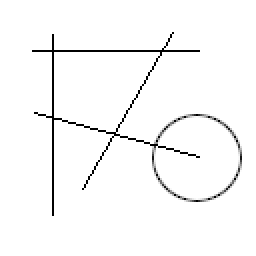
#> input picture images/hw1/test_04.png, 128 x 128 px (shown 2 times larger); its folder holds only this picture in this run
$ python hw1.py   (older library calls are emulated)
#> lines starting #> are read from the running program, lines starting #| are printed output that depends on the picture; after the words box and inside, x2 and y2 are one past the last pixel; in counts of white or black regions, pixels touching at a corner belong together
#> further down, img is the input picture: shape (128, 128); min 0, max 255, mean 248
import math
import glob

import cv2
import numpy as np

import matplotlib.pyplot as plt
from mpl_toolkits.axes_grid1 import make_axes_locatable
from scipy.signal import convolve2d


HOUGH_SPACE_SIZE = 512
LINE_MIN_LENGTH = 64
NON_MAX_SUPPRESSION_DIST = 5

# TODO: pick the required threshold
LINE_EDGE_THRESHOLD = 250


def imshow_with_colorbar(index, img):
    plt.figure(index)
    ax = plt.subplot(111)
    im = ax.imshow(img)
    divider = make_axes_locatable(ax)
    cax = divider.append_axes("right", size="5%", pad=0.05)
    plt.colorbar(im, cax=cax)


def convolve(img, kernel):
    # TODO:
    # write convolve operation
    # (the output array may have negative values)
    # for result comparison:
    # return convolve2d(img, kernel, mode='valid')

    img_m, img_n  = img.shape
#> img_m = 128; img_n = 128
    kernel_m, kernel_n = kernel.shape

    convolved_m = img_m - kernel_m + 1
#> convolved_m = 126
    convolved_n = img_n - kernel_n + 1
#> convolved_n = 126

    convolved_img = np.zeros((convolved_m, convolved_n))

    for i in range(convolved_m * convolved_n):
        y = i // convolved_m
        x = i % convolved_n

        convolved_img[y, x] = (img[y:y+kernel_m, x:x+kernel_n] * kernel).sum()
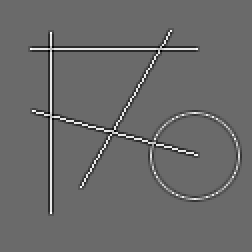
#> convolved_img: shape (126, 126) float64 (shown 2 times larger); min -1275, max 1785, mean 0; drawn with min black and max white

    return convolved_img


def threshold(img, threshold_value):
    # TODO:
    # write threshold operation
    # funciton should return numpy array with 1 in pixels that are higher or equal to threshold, otherwise - zero

#> called with threshold_value = 250
    return (img >= threshold_value).astype(np.uint8)
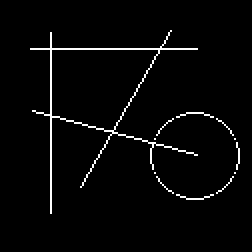
#> returned value: shape (126, 126) (shown 2 times larger); values 0 (black) and 1 (white), 2.8% white in thin lines or dots, all inside (x1, y1, x2, y2) = (15, 15, 120, 107)


def draw_line_in_hough_space(h_space, y, x):
    # TODO:
    # I propose to use polar coordinates instead of proposed y = a*x + b.
    # They are way easier for implementation.
    # The idea is the same. Short documentation: https://docs.opencv.org/3.4/d9/db0/tutorial_hough_lines.html

    for angle_index in range(1, HOUGH_SPACE_SIZE):
        angle = angle_index / HOUGH_SPACE_SIZE * (2 * math.pi)
        r_index = math.floor(x * math.cos(angle) + y * math.sin(angle))

        if r_index <= 0:
            continue

        h_space[r_index, angle_index] += 1


def count_lines(img, is_debug):
    if is_debug: imshow_with_colorbar(1, img)

    # TODO:
    # pick the kernel for convolve operation, you need to find edges
    k = np.array([
        [1, 1, 1],
        [1, -8, 1],
        [1, 1, 1]
    ])

    # NOTE: Uncomment to use kernel below
    # k = np.array([
    #     [0, -1, 0],
    #     [-1, 4, -1],
    #     [0, -1, 0]
    # ])

    # calculate convolve operation
    img_c = convolve(img, k)
    assert (img_c - convolve2d(img, k, mode='valid')).sum() == 0, "Incorrect convolution operation is implementation! "

    if is_debug: imshow_with_colorbar(2, img_c)

    # TODO:
    # apply thresholding (the result of the threshold should be array with zeros and ones)
    img_thr = threshold(img_c, LINE_EDGE_THRESHOLD)  # LINE_EDGE_THRESHOLD
    if is_debug: imshow_with_colorbar(3, img_thr)

    h_space = np.zeros((HOUGH_SPACE_SIZE, HOUGH_SPACE_SIZE), dtype=np.int)

    # for each coordinate ...
    for y in range(img_thr.shape[0]):
        for x in range(img_thr.shape[1]):
            # if there is edge ...
            if img_thr[y,x] != 0:
                draw_line_in_hough_space(h_space, y, x)
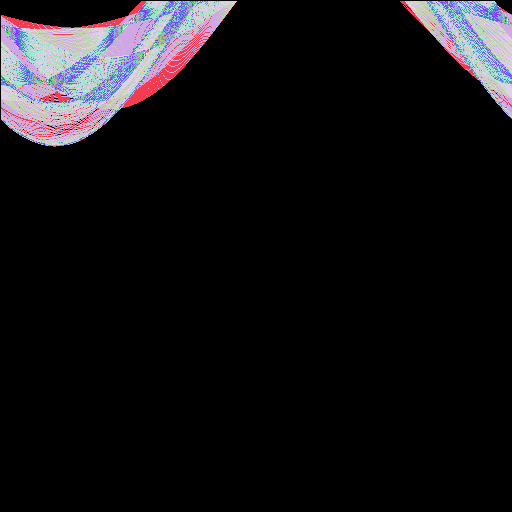
#> h_space: shape (512, 512) int64; 45 distinct labels, from 0 to 84; one colour per label, 0 black
    if is_debug: imshow_with_colorbar(4, h_space)

    # apply threshold for hough space.
    # TODO:
    # pick the threshold to cut-off smaller lines
    # h_space_mask = threshold(h_space, ...)
    h_space_mask = threshold(h_space, LINE_MIN_LENGTH)
    if is_debug: imshow_with_colorbar(5, h_space_mask)

    # get indices of non-zero elements
    y_arr, x_arr = np.nonzero(h_space_mask)
#> y_arr = [23, 24, 24, 24, 25, 48, 49]; x_arr = [129, 127, 128, 511, 1, 150, 149]
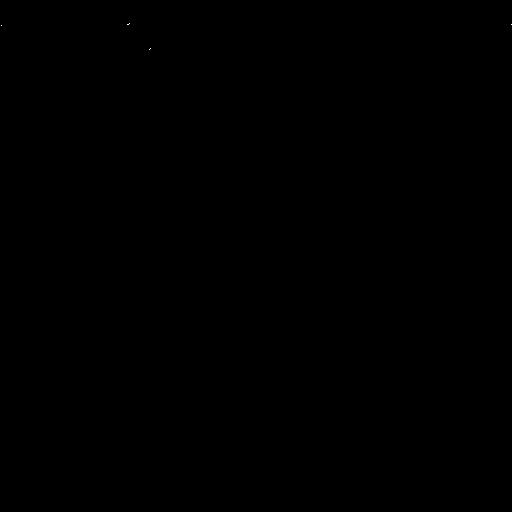
#> h_space_mask: shape (512, 512); values 0 (black) and 1 (white), 0% white in thin lines or dots, all inside (x1, y1, x2, y2) = (1, 23, 512, 50)

    # calculate the lines number,
    # here is simple non maximum suppresion algorithm.
    # it counts only one point in the distance NON_MAX_SUPPRESSION_DIST
    lines_num = 0
    for i in range(len(y_arr)):
        has_neighbour = False
        for j in range(i):
            yi, xi = y_arr[i], x_arr[i]
            yj, xj = y_arr[j], x_arr[j]
            dy = abs(yi - yj)
            dx = abs(xi - xj)
            if dy <= NON_MAX_SUPPRESSION_DIST and \
                (dx <= NON_MAX_SUPPRESSION_DIST or
                 dx >= HOUGH_SPACE_SIZE - NON_MAX_SUPPRESSION_DIST):  # if x axis represents the angle, than check the distance if the points points that are near 0 degree (for example, distance between 1 deg. and 359 deg. is 2 deg.)
                has_neighbour = True
                break

        if not has_neighbour:
            lines_num += 1

    if is_debug: print('lines number: %d' % lines_num); plt.show()
#| lines number: 3
#> after `print('lines number: %d' % lines_num)`:
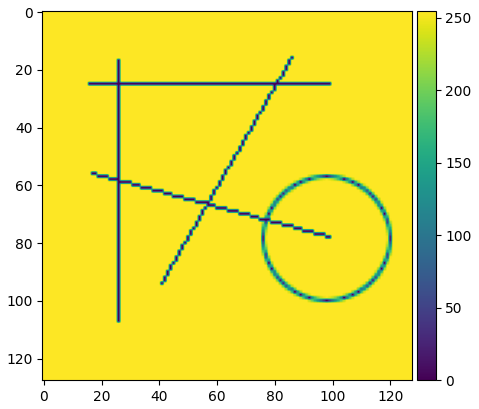
#> figure drawn by matplotlib, 2 panels
#> after `print('lines number: %d' % lines_num)`:
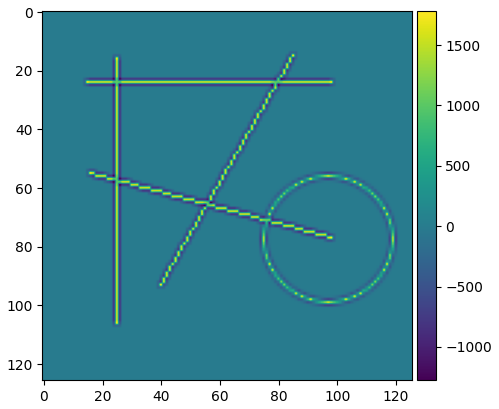
#> figure drawn by matplotlib, 2 panels
#> after `print('lines number: %d' % lines_num)`:
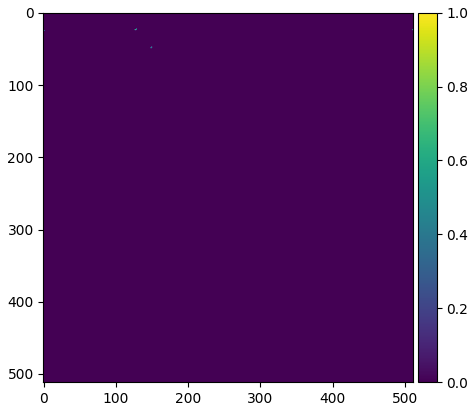
#> figure drawn by matplotlib, 2 panels
    return lines_num


if __name__ == '__main__':
    fpath_arr = glob.glob('../images/hw1/*.png')
    fpath_arr.sort()

    print(fpath_arr)

    for img_fpath in fpath_arr:
        img = cv2.imread(img_fpath, cv2.IMREAD_GRAYSCALE)
        print('Number of lines: %d' % count_lines(img, True))
#| Number of lines: 3
